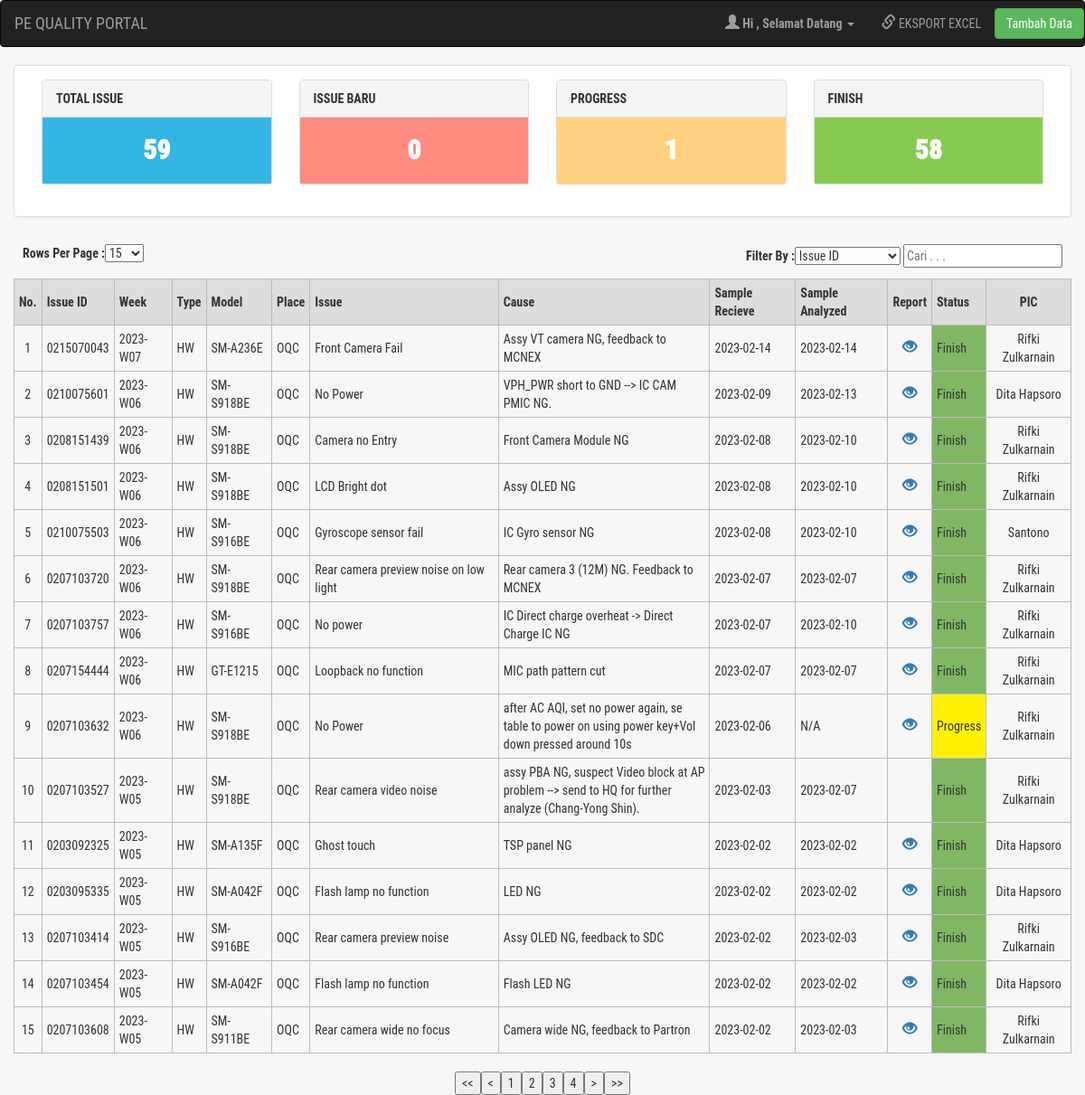
The page / on the database its author committed.
### tables this page shows
CREATE TABLE `analisa` (
  `id` int(11) NOT NULL,
  `issue_id` varchar(100) NOT NULL,
  `nama` varchar(100) NOT NULL,
  `week` varchar(100) NOT NULL,
  `type` varchar(100) NOT NULL,
  `model` varchar(100) NOT NULL,
  `place` varchar(100) NOT NULL,
  `issue` varchar(100) NOT NULL,
  `cause` varchar(100) NOT NULL,
  `sample_recieve` varchar(100) NOT NULL,
  `sample_analyze` varchar(100) NOT NULL,
  `report` varchar(100) NOT NULL,
  `status` varchar(100) NOT NULL,
  `timestamp` varchar(100) NOT NULL,
  `part` varchar(100) NOT NULL
);

### index.php (the view, shortened to what this page needs)
<?php
$servername = "localhost";
$username = "root";
$password = "";
$dbname = "pe_analisa";
$conn = new mysqli($servername, $username, $password, $dbname);
	$query = "SELECT COUNT(status) AS count FROM analisa";
$query_result = mysqli_query($conn,$query);
while($row = mysqli_fetch_assoc($query_result)){
	$total = $row['count'];
}
	$query = "SELECT COUNT(status) AS count FROM analisa WHERE status LIKE '%Issue Baru%' ";
$query_result = mysqli_query($conn,$query);
while($row = mysqli_fetch_assoc($query_result)){
	$baru = $row['count'];
}
	$query = "SELECT COUNT(status) AS count FROM analisa WHERE status LIKE '%progress%' ";
$query_result = mysqli_query($conn,$query);
while($row = mysqli_fetch_assoc($query_result)){
	$progress = $row['count'];
}
	$query = "SELECT COUNT(status) AS count FROM analisa WHERE status LIKE '%finish%' ";
$query_result = mysqli_query($conn,$query);
while($row = mysqli_fetch_assoc($query_result)){
	$finish = $row['count'];
}
?>
<!DOCTYPE html>
<html>
<head>
  <link rel="stylesheet" href="https://maxcdn.bootstrapcdn.com/bootstrap/3.4.1/css/bootstrap.min.css">
  <link rel="stylesheet" href="https://maxcdn.bootstrapcdn.com/font-awesome/4.7.0/css/font-awesome.min.css">
</head>
<nav class="navbar navbar-inverse">
	<div class="container-fluid">
		<div class="navbar-header">
		<a class="navbar-brand" href="index.php">PE QUALITY PORTAL</a>
		</div>
		<ul class="nav navbar-nav navbar-right">
			<li class="dropdown"><a class="dropdown-toggle thick" data-toggle="dropdown" href="#"><span class="glyphicon glyphicon-user"></span> Hi , <?php if( !isset($_SESSION['name']) ){    echo "Selamat Datang" ;}   else{    echo $_SESSION['name']." [".$_SESSION['level']."]" ;}    ?>
				<span class="caret"></span></a>
			</li>
			<li><a href="export_all.php"><span class="glyphicon glyphicon-link"></span>  EKSPORT EXCEL</a></li>
			<a class="btn btn-success navbar-btn" href="input.php">Tambah Data</a>
		</ul>
  	</div>
</nav>
<body>
<div class="container-fluid">
<div class="panel panel-default">
	<div class="panel-body status">
		<div class="col-sm-3" >
			<div class="panel panel-default">
				<div class="panel-heading center"><b>TOTAL ISSUE</b></div>
					<div class="panel-body total"><?php echo $total ?></div>
			</div>
		</div>
		<div class="col-sm-3" >
			<div class="panel panel-default">
				<div class="panel-heading center"><b>ISSUE BARU</b></div>
					<div class="panel-body baru"><?php echo $baru ?></div>
			</div>
		</div>
		<div class="col-sm-3" >
			<div class="panel panel-default">
				<div class="panel-heading center"><b>PROGRESS</b></div>
					<div class="panel-body jalan"><?php echo $progress ?></div>
			</div>
		</div>
		<div class="col-sm-3" >
			<div class="panel panel-default">
				<div class="panel-heading center"><b>FINISH</b></div>
					<div class="panel-body finish"><?php echo $finish ?></div>
			</div>
		</div>
	</div>
</div>
	<table  class="tablemanager">
		<thead>
			<tr>
				<th style="text-align:center;" class="disableSort">No.</th>
				<th class="disableSort">Issue ID</th>
				<th class="disableSort">Week</th>
				<th class="disableSort">Type</th>
                <th class="disableSort">Model</th>
				<th class="disableSort">Place</th>
				<th class="disableSort">Issue</th>
				<th class="disableSort">Cause</th>
				<th class="disableSort">Sample Recieve</th>
				<th class="disableSort">Sample Analyzed</th>
				<th style="text-align:center;" class="disableSort">Report</th>
				<th class="disableSort">Status</th>
				<th style="text-align:center;" class="disableSort">PIC</th>
			</tr>
		</thead>
		<?php
$koneksi = mysqli_connect("localhost","root","","pe_analisa");
$query_mysql = mysqli_query($koneksi,"SELECT * FROM `analisa` WHERE 1 ORDER BY `analisa`.`sample_recieve` DESC ");
$nomor = 1;
while($data = mysqli_fetch_array($query_mysql)){
	$kodewarna = $data['status'];
	$file = 'file/'.$data['report'];
if($data['report'] > 1){
	$filename='<span class="glyphicon glyphicon-eye-open"></span>';
}
else{
	$filename='';
}
if(strpos($kodewarna,'Progress')!==false){
	$warna='#fff200';
  }
  elseif(strpos($kodewarna,'Issue Baru')!==false){
	$warna='#ff6928';
  }
  elseif(strpos($kodewarna,'Finish')!==false){
	$warna='#7fb765';
  }
  else{
	$warna='white';
  }
		echo "<tbody>";
		echo "<tr>";
		echo "<td style='text-align:center;'>".$nomor++."</td>";
		echo "<td>".$data['issue_id']."</td>";
		echo "<td>".$data['week']."</td>";
		echo "<td>".$data['type']."</td>";
        echo "<td>".$data['model']."</td>";
		echo "<td>".$data['place']."</td>";
		echo "<td>".$data['issue']."</td>";
		echo "<td style='width: 20%;'>".$data['cause']."</td>";
		echo "<td>".$data['sample_recieve']."</td>";
		echo "<td>".$data['sample_analyze']."</td> ";
		echo "<td style='text-align:center;'><a href='$file'>".$filename."</a></td>";
		echo "<td bgcolor=$warna>".$data['status']."</td>";
		echo "<td style='text-align:center;'>".$data['nama']."</td>";
		echo "</tr>";
		echo "</tbody>";
		?>
		<?php } ?>
	</table>
	</div>
</body>
</html>

### index.php (style rules this page uses)
a.thick { font-weight: bold; }
.glyphicon { font-size: 16px; }
body { font-family: "Roboto Condensed", Helvetica, sans-serif; background-color: #f7f7f7; }
a { text-decoration: none; }
table { width: 100%; border-collapse: collapse; margin-top: 20px; margin-bottom: 20px; }
table, th, td { border: 1px solid #bbb; text-align: left; }
th { background-color: #ddd; }
th,td { padding: 5px; }
.panel-body.total { background:#33b5e5; font-size: 30px; text-align: center; color: white; font-weight: 1000; }
.panel-body.baru { background:#ff8a80; font-size: 30px; text-align: center; color: white; font-weight: 1000; }
.panel-body.jalan { background:#ffd180; font-size: 30px; text-align: center; color: white; font-weight: 1000; }
.panel-body.finish { background:#86cb4f; font-size: 30px; text-align: center; color: white; font-weight: 1000; }

### rows shown on the page
analisa: issue "0215070043", week "2023-W07", type "HW", model "SM-A236E", place "OQC", issue "Front Camera Fail", cause "Assy VT camera NG, feedback to MCNEX", sample_recieve "2023-02-14", sample_analyze "2023-02-14", status "Finish", nama "Rifki Zulkarnain"
analisa: issue "0210075601", week "2023-W06", type "HW", model "SM-S918BE", place "OQC", issue "No Power", cause "VPH_PWR short to GND --> IC CAM PMIC NG.", sample_recieve "2023-02-09", sample_analyze "2023-02-13", status "Finish", nama "Dita Hapsoro"
analisa: issue "0208151439", week "2023-W06", type "HW", model "SM-S918BE", place "OQC", issue "Camera no Entry", cause "Front Camera Module NG", sample_recieve "2023-02-08", sample_analyze "2023-02-10", status "Finish", nama "Rifki Zulkarnain"
analisa: issue "0208151501", week "2023-W06", type "HW", model "SM-S918BE", place "OQC", issue "LCD Bright dot", cause "Assy OLED NG", sample_recieve "2023-02-08", sample_analyze "2023-02-10", status "Finish", nama "Rifki Zulkarnain"
analisa: issue "0210075503", week "2023-W06", type "HW", model "SM-S916BE", place "OQC", issue "Gyroscope sensor fail", cause "IC Gyro sensor NG", sample_recieve "2023-02-08", sample_analyze "2023-02-10", status "Finish", nama "Santono"
analisa: issue "0207103720", week "2023-W06", type "HW", model "SM-S918BE", place "OQC", issue "Rear camera preview noise on low light", cause "Rear camera 3 (12M) NG. Feedback to MCNEX", sample_recieve "2023-02-07", sample_analyze "2023-02-07", status "Finish", nama "Rifki Zulkarnain"
analisa: issue "0207103757", week "2023-W06", type "HW", model "SM-S916BE", place "OQC", issue "No power", cause "IC Direct charge overheat -> Direct Charge IC NG", sample_recieve "2023-02-07", sample_analyze "2023-02-10", status "Finish", nama "Rifki Zulkarnain"
analisa: issue "0207154444", week "2023-W06", type "HW", model "GT-E1215", place "OQC", issue "Loopback no function", cause "MIC path pattern cut", sample_recieve "2023-02-07", sample_analyze "2023-02-07", status "Finish", nama "Rifki Zulkarnain"
analisa: issue "0207103632", week "2023-W06", type "HW", model "SM-S918BE", place "OQC", issue "No Power", cause "after AC AQI, set no power again, se table to power on using power key+Vol down pressed around 10s", sample_recieve "2023-02-06", sample_analyze "N/A", status "Progress", nama "Rifki Zulkarnain"
analisa: issue "0207103527", week "2023-W05", type "HW", model "SM-S918BE", place "OQC", issue "Rear camera video noise", cause "assy PBA NG, suspect Video block at AP problem --> send to HQ for further analyze (Chang-Yong Shin).", sample_recieve "2023-02-03", sample_analyze "2023-02-07", status "Finish", nama "Rifki Zulkarnain"
analisa: issue "0203092325", week "2023-W05", type "HW", model "SM-A135F", place "OQC", issue "Ghost touch", cause "TSP panel NG", sample_recieve "2023-02-02", sample_analyze "2023-02-02", status "Finish", nama "Dita Hapsoro"
analisa: issue "0203095335", week "2023-W05", type "HW", model "SM-A042F", place "OQC", issue "Flash lamp no function", cause "LED NG", sample_recieve "2023-02-02", sample_analyze "2023-02-02", status "Finish", nama "Dita Hapsoro"
analisa: issue "0207103414", week "2023-W05", type "HW", model "SM-S916BE", place "OQC", issue "Rear camera preview noise", cause "Assy OLED NG, feedback to SDC", sample_recieve "2023-02-02", sample_analyze "2023-02-03", status "Finish", nama "Rifki Zulkarnain"
analisa: issue "0207103454", week "2023-W05", type "HW", model "SM-A042F", place "OQC", issue "Flash lamp no function", cause "Flash LED NG", sample_recieve "2023-02-02", sample_analyze "2023-02-02", status "Finish", nama "Dita Hapsoro"
analisa: issue "0207103608", week "2023-W05", type "HW", model "SM-S911BE", place "OQC", issue "Rear camera wide no focus", cause "Camera wide NG, feedback to Partron", sample_recieve "2023-02-02", sample_analyze "2023-02-03", status "Finish", nama "Rifki Zulkarnain"

### other values the page prints
$total "59"
$baru "0"
$progress "1"
$finish "58"
